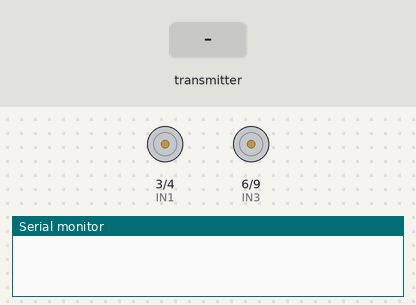
A sketch run on a simulated Arduino Uno, built with avr-gcc and run on an emulated ATmega328P. Parts: motor-driver pin pairs drawn as motors (green arrow = first pin HIGH = forward, orange = second pin HIGH = backward, longer = more drive, scaled by the enable pin), the last lines printed to the serial monitor. Inputs (shaded band) come from the test bench. No radio packets arrive unless stated.

Above: at 1.2 s.
1.3 s: the transmitter starts sending x = 0
2.8 s: the transmitter starts sending y = 1023
At 3.9 s:
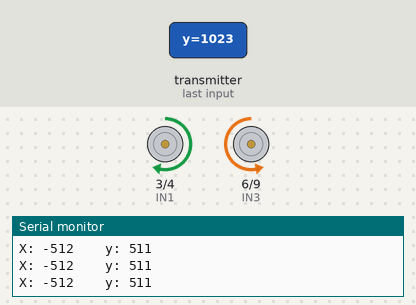
4.3 s: the transmitter starts sending y = 0
At 5.0 s:
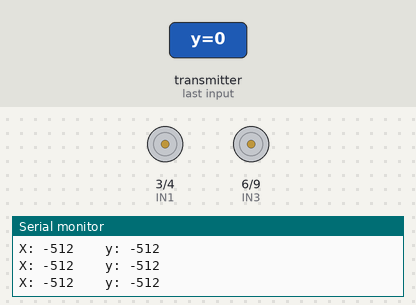
5.8 s: the transmitter starts sending x = 1023
At 6.2 s:
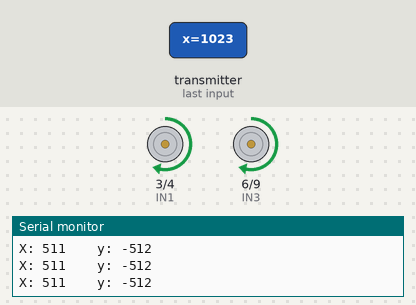
7.3 s: the transmitter starts sending x = 256
At 8.5 s:
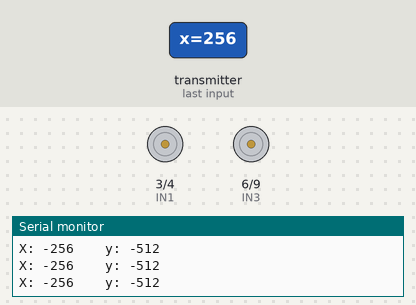
Timing chart, 0 to 9.8 s (numbered marks = the images above; inputs shaded):
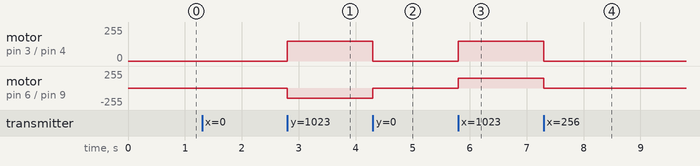

The sketch:

bot_car.ino
```cpp
#include <SPI.h>
#include <nRF24L01.h>
#include <RF24.h>

#define CE_PIN 7
#define CSN_PIN 8

RF24 radio(CE_PIN, CSN_PIN);
const byte address[6] = "00001";

#define IN1 3
#define IN2 4
#define IN3 6
#define IN4 9
#define ENA 5 // PWM for Left Motor
#define ENB 10 // PWM for Right Motor

struct Data {
  int x;
  int y;
};

Data joystickData;

void setup() {
  pinMode(IN1, OUTPUT);
  pinMode(IN2, OUTPUT);
  pinMode(IN3, OUTPUT);
  pinMode(IN4, OUTPUT);
  pinMode(ENA, OUTPUT);
  pinMode(ENB, OUTPUT);

  radio.begin();
  radio.openReadingPipe(0, address);
  radio.setPALevel(RF24_PA_LOW);
  radio.startListening();

  Serial.begin(9600);
}

void loop() {
  if (radio.available()) {
    radio.read(&joystickData, sizeof(joystickData));

    int x = joystickData.x - 512;
    int y = joystickData.y - 512;
    Serial.print("X: ");
    Serial.print(x);
    Serial.print("    y: ");
    Serial.println(y);

    //int leftSpeed = constrain(abs(y + x), 0, 255);
    //int rightSpeed = constrain(abs(y - x), 0, 255);

    //analogWrite(ENA, leftSpeed);
    //analogWrite(ENB, rightSpeed);
    analogWrite(ENA, 150);
    analogWrite(ENB, 150);

    if (x<200 && y<200 ) {
      if(x>0 && y<0){ //forward
      digitalWrite(IN1, LOW);
      digitalWrite(IN2, HIGH);
      digitalWrite(IN3, HIGH);
      digitalWrite(IN4, LOW);
      }
      else if(x<0 && y>0){//left
      digitalWrite(IN1, LOW);
      digitalWrite(IN2, HIGH);
      digitalWrite(IN3, LOW);
      digitalWrite(IN4, HIGH);
      }
      else{//stop
      digitalWrite(IN1, LOW);
      digitalWrite(IN2, LOW);
      digitalWrite(IN3, LOW);
      digitalWrite(IN4, LOW);
      }
    }
    else if (x<200 && y>200) { // Backward
      digitalWrite(IN1, HIGH);
      digitalWrite(IN2, LOW);
      digitalWrite(IN3, LOW);
      digitalWrite(IN4, HIGH);
    }
    else if (x>200 && y<200) { // Right
      digitalWrite(IN1, HIGH);
      digitalWrite(IN2, LOW);
      digitalWrite(IN3, HIGH);
      digitalWrite(IN4, LOW);
    }
    else { // Stop
      digitalWrite(IN1, LOW);
      digitalWrite(IN2, LOW);
      digitalWrite(IN3, LOW);
      digitalWrite(IN4, LOW);
    }
  }
}
```

Measured:
- after the input at 2.8 s, motor on pin 3 (IN1) / pin 4 (IN2): stopped → forward 150/255 at once; motor on pin 6 (IN3) / pin 9 (IN4): stopped → backward 150/255 at once
- after the input at 4.3 s, motor on pin 3 (IN1) / pin 4 (IN2): forward 150/255 → stopped at once; motor on pin 6 (IN3) / pin 9 (IN4): backward 150/255 → stopped at once
- after the input at 5.8 s, motor on pin 3 (IN1) / pin 4 (IN2), motor on pin 6 (IN3) / pin 9 (IN4): stopped → forward 150/255 at once
- after the input at 7.3 s, motor on pin 3 (IN1) / pin 4 (IN2), motor on pin 6 (IN3) / pin 9 (IN4): forward 150/255 → stopped at once
